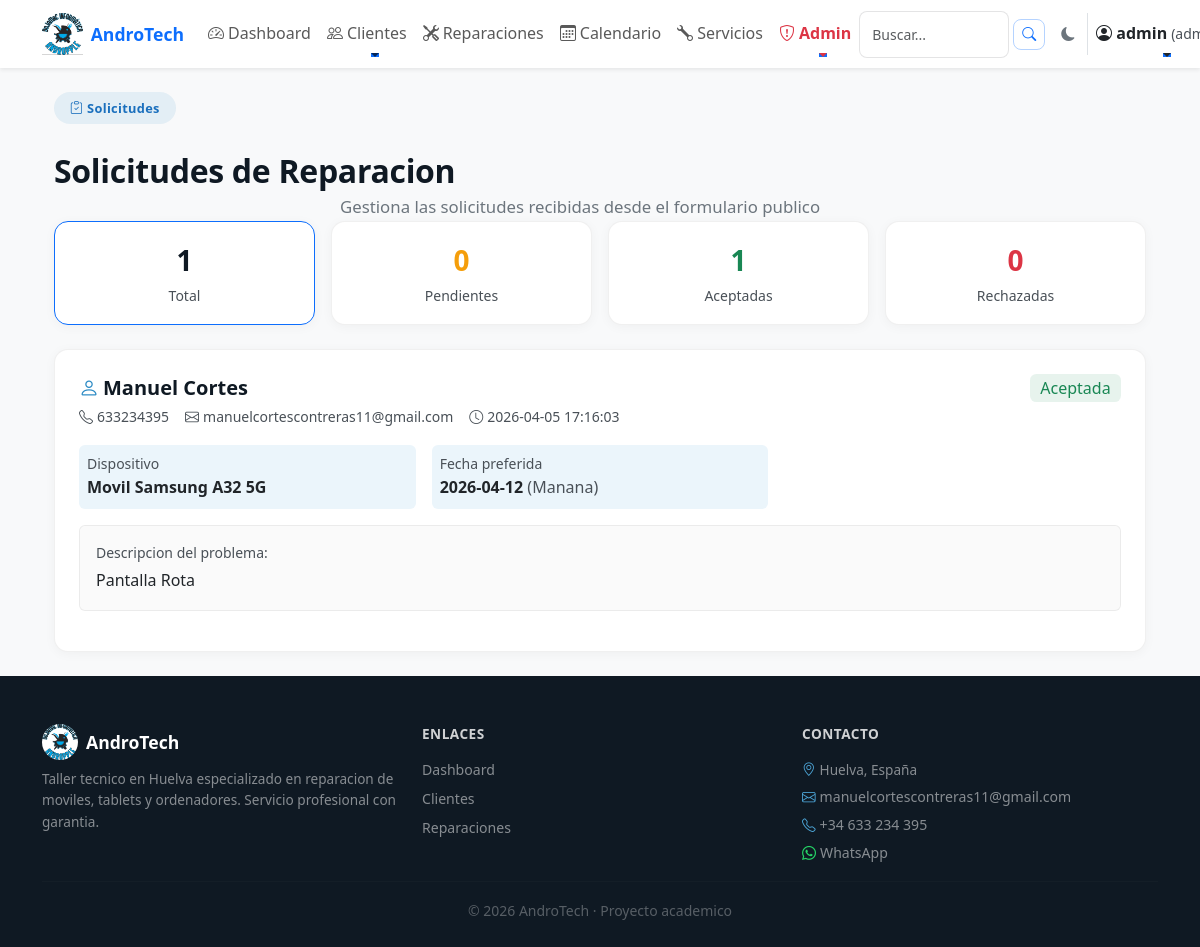
/admin/solicitudes (signed in), run on the app's committed database.
### tables this page shows
CREATE TABLE solicitudes_reparacion (
        id INTEGER PRIMARY KEY AUTOINCREMENT,
        nombre TEXT NOT NULL,
        telefono TEXT NOT NULL,
        email TEXT,
        dispositivo TEXT NOT NULL,
        marca TEXT,
        modelo TEXT,
        descripcion TEXT NOT NULL,
        urgencia TEXT DEFAULT 'normal',
        fecha_preferida TEXT,
        horario_preferido TEXT,
        estado TEXT DEFAULT 'pendiente',
        notas_admin TEXT,
        fecha_solicitud TEXT NOT NULL,
        fecha_gestion TEXT
    );

### app.py (the view)
@app.route("/admin/solicitudes")
@login_required
@permiso_requerido('reparaciones_ver')
def admin_solicitudes():
    estado_filtro = request.args.get("estado", "todas")
    conn = get_db()
    if estado_filtro and estado_filtro != "todas":
        solicitudes = conn.execute(
            "SELECT * FROM solicitudes_reparacion WHERE estado = ? ORDER BY fecha_solicitud DESC",
            (estado_filtro,)
        ).fetchall()
    else:
        solicitudes = conn.execute(
            "SELECT * FROM solicitudes_reparacion ORDER BY fecha_solicitud DESC"
        ).fetchall()
    total = conn.execute("SELECT COUNT(*) FROM solicitudes_reparacion").fetchone()[0]
    pendientes = conn.execute("SELECT COUNT(*) FROM solicitudes_reparacion WHERE estado = 'pendiente'").fetchone()[0]
    aceptadas = conn.execute("SELECT COUNT(*) FROM solicitudes_reparacion WHERE estado = 'aceptada'").fetchone()[0]
    rechazadas = conn.execute("SELECT COUNT(*) FROM solicitudes_reparacion WHERE estado = 'rechazada'").fetchone()[0]
    conn.close()
    return render_template("admin_solicitudes.html",
        solicitudes=solicitudes,
        estado_filtro=estado_filtro,
        total=total,
        pendientes=pendientes,
        aceptadas=aceptadas,
        rechazadas=rechazadas
    )

### app.py (called while the page is built)
@app.before_request
def make_session_permanent():
    session.permanent = True

@app.after_request
def add_security_headers(response):
    response.headers['X-Frame-Options'] = 'SAMEORIGIN'
    response.headers['X-Content-Type-Options'] = 'nosniff'
    response.headers['Referrer-Policy'] = 'strict-origin-when-cross-origin'
    return response

@app.before_request
def ensure_csrf_token():
    if 'csrf_token' not in session:
        session['csrf_token'] = secrets.token_urlsafe(16)

@app.context_processor
def inject_csrf_token():
    return dict(csrf_token=session.get('csrf_token'))

@app.context_processor
def inject_permisos():
    return dict(tiene_permiso=tiene_permiso)

### auth.py (called while the page is built)
def tiene_permiso(permiso):
    rol = session.get('rol', '')
    if rol == 'admin':
        return True
    permisos = session.get('permisos', [])
    return permiso in permisos

def login_required(f):
    @wraps(f)
    def decorated_function(*args, **kwargs):
        if 'usuario' not in session:
            flash('Debes iniciar sesion para acceder a esta pagina.', 'danger')
            return redirect(url_for('login'))
        return f(*args, **kwargs)
    return decorated_function

def permiso_requerido(permiso):
    def decorator(f):
        @wraps(f)
        @login_required
        def decorated_function(*args, **kwargs):
            if not tiene_permiso(permiso):
                flash('No tienes permisos para realizar esta accion.', 'danger')
                return redirect(url_for('dashboard'))
            return f(*args, **kwargs)
        return decorated_function
    return decorator

### db.py (called while the page is built)
def get_db():
    conn = sqlite3.connect("database/andro_tech.db")
    conn.row_factory = sqlite3.Row
    return conn

### utils/security.py (called while the page is built)
def ensure_csrf_token():
    if 'csrf_token' not in session:
        session['csrf_token'] = secrets.token_urlsafe(16)

def inject_csrf_token():
    return dict(csrf_token=session.get('csrf_token'))

### templates/admin_solicitudes.html (shortened to what this page needs)
{% extends "base.html" %}
{% block content %}
<div class="container-fluid py-4">
    <span class="at-pill"><i class="bi bi-clipboard-check me-1"></i>Solicitudes</span>
    <h1 class="at-section-title mt-2 mb-1">Solicitudes de Reparacion</h1>
    <p class="at-section-sub">Gestiona las solicitudes recibidas desde el formulario publico</p>
    <div class="row g-3 mb-4">
        <div class="col-6 col-md-3">
            <a href="{{ url_for('admin_solicitudes') }}" class="text-decoration-none">
                <div class="at-admin-card p-3 text-center {% if estado_filtro == 'todas' %}border border-primary{% endif %}">
                    <div class="fw-bold fs-3" style="color:#0F1923;">{{ total }}</div>
                    <small class="text-muted">Total</small>
                </div>
            </a>
        </div>
        <div class="col-6 col-md-3">
            <a href="{{ url_for('admin_solicitudes', estado='pendiente') }}" class="text-decoration-none">
                <div class="at-admin-card p-3 text-center {% if estado_filtro == 'pendiente' %}border border-warning{% endif %}">
                    <div class="fw-bold fs-3" style="color:#f59e0b;">{{ pendientes }}</div>
                    <small class="text-muted">Pendientes</small>
                </div>
            </a>
        </div>
        <div class="col-6 col-md-3">
            <a href="{{ url_for('admin_solicitudes', estado='aceptada') }}" class="text-decoration-none">
                <div class="at-admin-card p-3 text-center {% if estado_filtro == 'aceptada' %}border border-success{% endif %}">
                    <div class="fw-bold fs-3" style="color:#198754;">{{ aceptadas }}</div>
                    <small class="text-muted">Aceptadas</small>
                </div>
            </a>
        </div>
        <div class="col-6 col-md-3">
            <a href="{{ url_for('admin_solicitudes', estado='rechazada') }}" class="text-decoration-none">
                <div class="at-admin-card p-3 text-center {% if estado_filtro == 'rechazada' %}border border-danger{% endif %}">
                    <div class="fw-bold fs-3" style="color:#dc3545;">{{ rechazadas }}</div>
                    <small class="text-muted">Rechazadas</small>
                </div>
            </a>
        </div>
    </div>
    {% if solicitudes %}
    <div class="row g-3">
        {% for s in solicitudes %}
        <div class="col-12">
            <div class="at-admin-card">
                <div class="p-4">
                    <div class="d-flex flex-wrap justify-content-between align-items-start gap-2 mb-3">
                        <div>
                            <h5 class="mb-1 fw-bold" style="color:#0F1923;">
                                <i class="bi bi-person me-1" style="color:#2B8AC4;"></i>{{ s.nombre }}
                            </h5>
                            <div class="d-flex flex-wrap gap-3 small text-muted">
                                <span><i class="bi bi-telephone me-1"></i>{{ s.telefono }}</span>
                                {% if s.email %}
                                <span><i class="bi bi-envelope me-1"></i>{{ s.email }}</span>
                                {% endif %}
                                <span><i class="bi bi-clock me-1"></i>{{ s.fecha_solicitud }}</span>
                            </div>
                        </div>
                        <div>
                            {% if s.estado == 'pendiente' %}
                            <span class="badge fs-6" style="background:rgba(245,158,11,.12);color:#92600a;">Pendiente</span>
                            {% elif s.estado == 'aceptada' %}
                            <span class="badge fs-6" style="background:rgba(25,135,84,.1);color:#198754;">Aceptada</span>
                            {% elif s.estado == 'rechazada' %}
                            <span class="badge fs-6" style="background:rgba(220,53,69,.1);color:#dc3545;">Rechazada</span>
                            {% endif %}
                        </div>
                    </div>
                    <div class="row g-3 mb-3">
                        <div class="col-md-4">
                            <div class="p-2 rounded at-detail-box" style="background:#EBF5FB;">
                                <small class="text-muted d-block">Dispositivo</small>
                                <strong>{{ s.dispositivo }}{% if s.marca %} {{ s.marca }}{% endif %}{% if s.modelo %} {{ s.modelo }}{% endif %}</strong>
                            </div>
                        </div>
                        {% if s.fecha_preferida %}
                        <div class="col-md-4">
                            <div class="p-2 rounded at-detail-box" style="background:#EBF5FB;">
                                <small class="text-muted d-block">Fecha preferida</small>
                                <strong>{{ s.fecha_preferida }}</strong>
                                {% if s.horario_preferido %}
                                <span class="text-muted">
                                    ({% if s.horario_preferido == 'manana' %}Manana{% else %}Tarde{% endif %})
                                </span>
                                {% endif %}
                            </div>
                        </div>
                        {% endif %}
                    </div>
                    <div class="p-3 rounded mb-3 at-desc-box" style="background:rgba(0,0,0,.02);border:1px solid rgba(0,0,0,.06);">
                        <small class="text-muted d-block mb-1">Descripcion del problema:</small>
                        <span>{{ s.descripcion }}</span>
                    </div>
                </div>
            </div>
        </div>
        {% endfor %}
    </div>
    {% endif %}
</div>
{% endblock %}

### static/css/style.css (style rules this page uses)
:root { --primary: #0d6efd; --primary-600: #0b5ed7; --success: #198754; --muted: #6c757d; --bg-light: #f8f9fa; --surface: #ffffff; --soft-shadow: rgba(33,37,41,0.08); --deep-shadow: rgba(33,37,41,0.15); --text-dark: #212529; --text-secondary: #495057; --radius: 0.75rem; --kpi-gradient: linear-gradient(135deg, rgba(13,110,253,0.04), rgba(25,135,84,0.02)); --transition-smooth: 0.3s ease; --transition-fast: 0.2s ease; --line-height-base: 1.6; --font-size-base: 1rem; --font-size-lg: 1.125rem; --font-size-sm: 0.875rem; --font-size-xs: 0.75rem; }
body { background-color: var(--bg-light); color: var(--text-dark); line-height: var(--line-height-base); font-size: var(--font-size-base); -webkit-font-smoothing: antialiased; -moz-osx-font-smoothing: grayscale; }
.bi { transition: transform var(--transition-fast), opacity var(--transition-fast); will-change: transform; }
h1, .display-5 { font-weight: 700; line-height: 1.2; }
h4, h5, h6 { font-weight: 500; line-height: 1.4; }
.text-muted, .lead { color: var(--text-secondary) !important; font-weight: 400; }
.badge { font-weight: 500; border-radius: 0.4rem; padding: 0.35em 0.65em; }
.mb-3 { margin-bottom: 1rem !important; }
.mb-4 { margin-bottom: 1.5rem !important; }
.py-4 { padding-top: 1.5rem !important; padding-bottom: 1.5rem !important; }
.badge { transition: all var(--transition-fast); cursor: default; }
.bi { transition: transform var(--transition-fast); }
html:not([data-theme="dark"]) body, html:not([data-theme="dark"]) .container:not(.at-footer .container):not(.at-cta .container), html:not([data-theme="dark"]) .card:not([class*="at-"]), html:not([data-theme="dark"]) .card-body, html:not([data-theme="dark"]) .navbar { color: #212529 !important; }
html:not([data-theme="dark"]) .bg-light { background-color: #f8f9fa !important; }
.at-pill { display: inline-block; background: rgba(43,138,196,.1); color: #1a6fbd !important; font-size: .8rem; font-weight: 600; padding: .35rem 1rem; border-radius: 2rem; margin-bottom: 1.25rem; letter-spacing: .3px; }
.at-section-title { font-size: 2rem; font-weight: 700; color: #0F1923 !important; letter-spacing: -.3px; }
.at-section-sub { font-size: 1.05rem; color: #6c757d !important; max-width: 520px; margin: 0 auto; }
.at-admin-card { background: #fff; border: 1px solid rgba(0,0,0,.06); border-radius: 14px; overflow: hidden; box-shadow: 0 2px 12px rgba(0,0,0,.04); }
html { transition: background-color .3s ease, color .3s ease; }

### data on the page
solicitudes_reparacion: nombre "Manuel Cortes", telefono "633234395", email "manuelcortescontreras11@gmail.com", fecha_solicitud "2026-04-05 17:16:03", estado "Aceptada", dispositivo "Movil", marca "Samsung A32 5G", fecha_preferida "2026-04-12", horario_preferido "Manana", descripcion "Pantalla Rota"

### other printed values
{{ session.usuario }} "admin"
{{ total }} "1"
{{ pendientes }} "0"
{{ aceptadas }} "1"
{{ rechazadas }} "0"
